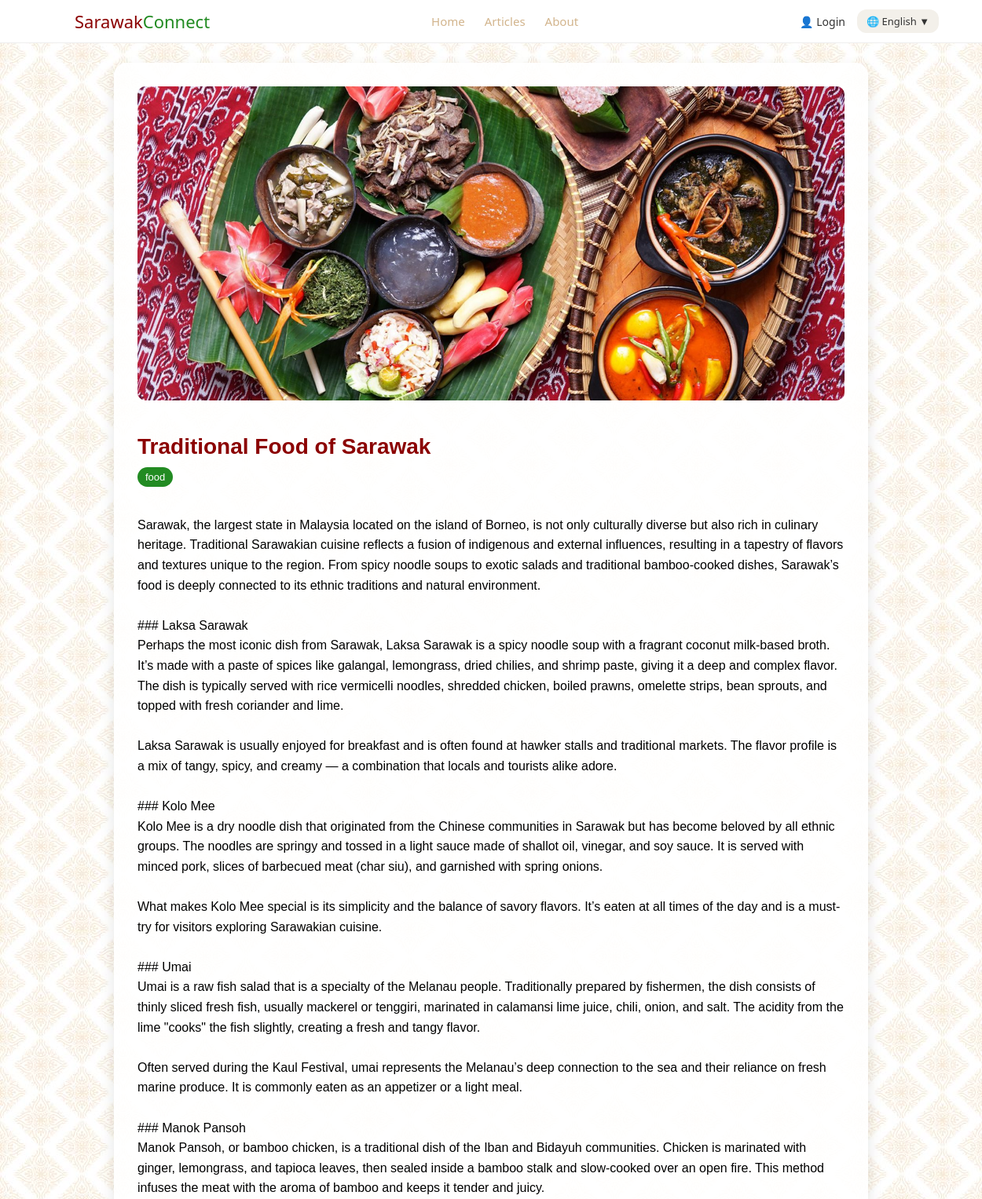
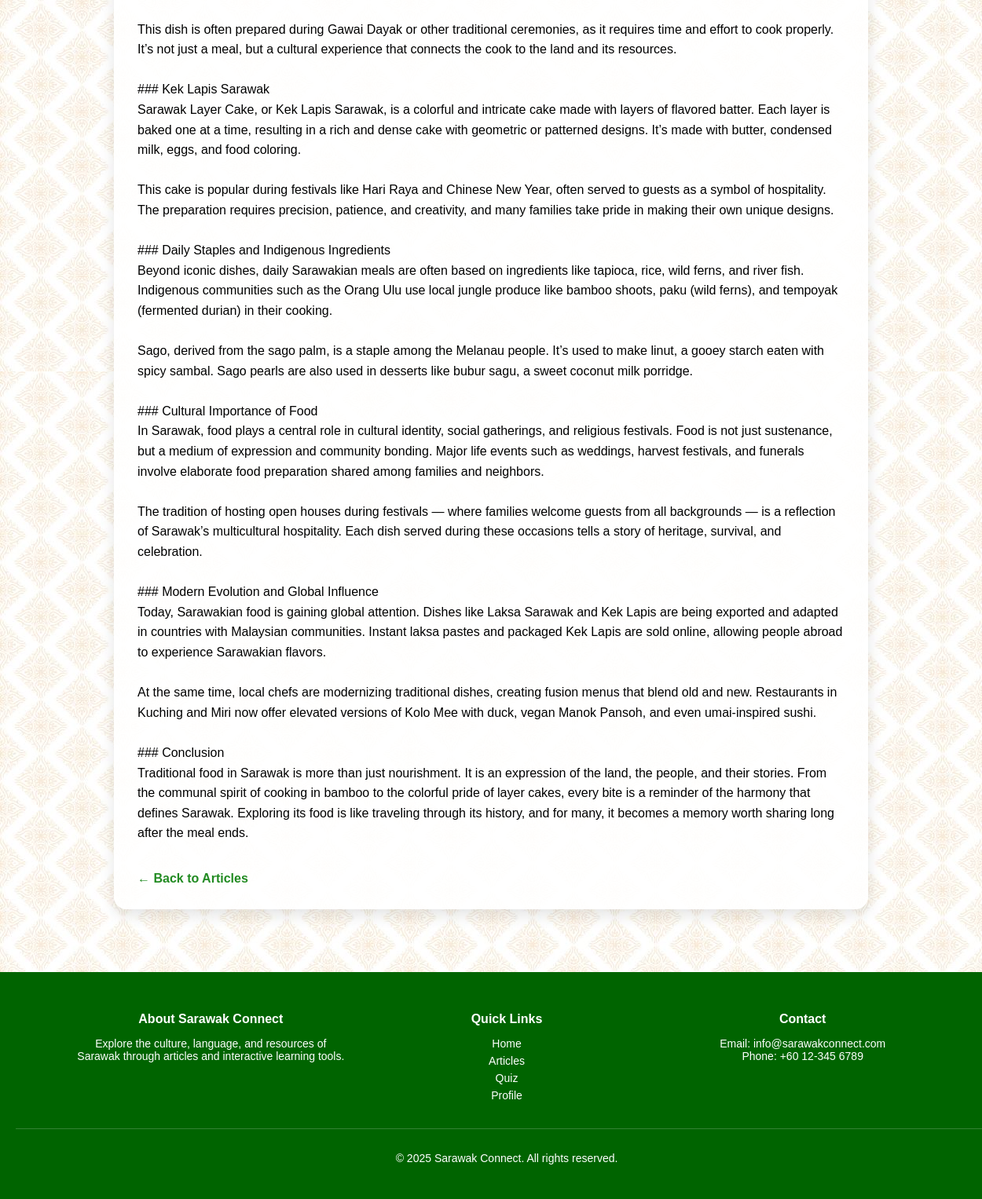
Page /article.php?id=2 on the committed database (2 pictures, top to bottom).
### tables this page shows
CREATE TABLE `articles` (
  `id` int(11) NOT NULL,
  `image` varchar(255) DEFAULT NULL,
  `tag` varchar(50) DEFAULT NULL,
  `title_en` varchar(255) DEFAULT NULL,
  `title_my` varchar(255) DEFAULT NULL,
  `title_zh` varchar(255) DEFAULT NULL,
  `content_en` text DEFAULT NULL,
  `content_my` text DEFAULT NULL,
  `content_zh` text DEFAULT NULL
);

### article.php (the view, shortened to what this page needs)
<?php
include('includes/db_connect.php');
include('includes/header.php');
$title_field = 'title_en';
$content_field = 'content_en';
$article_id = isset($_GET['id']) && is_numeric($_GET['id']) ? (int) $_GET['id'] : null;
$stmt = $conn->prepare("SELECT $title_field AS title, $content_field AS content, image, tag FROM articles WHERE id = ?");
$stmt->bind_param("i", $article_id);
$stmt->execute();
$result = $stmt->get_result();
if (!$article = $result->fetch_assoc()) {
    echo "<div class='content-center'><h2>Article not found.</h2></div>";
    include('includes/footer.php');
    exit;
}
?>
<div class="article-detail">
  <div class="article-image">
    <img src="images/<?php echo htmlspecialchars($article['image']); ?>" alt="<?php echo htmlspecialchars($article['title']); ?>">
  </div>
  <div class="article-content-full">
    <h1><?php echo htmlspecialchars($article['title']); ?></h1>
    <span class="article-tag"><?php echo htmlspecialchars($article['tag']); ?></span>
    <p><?php echo nl2br(htmlspecialchars($article['content'])); ?></p>
    <a href="articles.php" class="back-link">← Back to Articles</a>
  </div>
</div>
<?php include('includes/footer.php'); ?>

### css/style.css (style rules this page uses)
body { font-family: Arial, sans-serif; background-color: #f5f5dc; background-image: url('../images/bg.jpg'); background-repeat: repeat; background-size: auto; margin: 0; padding: 0; min-height: 100vh; display: flex; flex-direction: column; }
html, body { height: 100%; margin: 0; padding: 0; flex-direction: column; }
.article-tag { display: inline-block; background-color: #228B22; color: white; font-size: 12px; padding: 4px 8px; border-radius: 20px; margin-bottom: 8px; }
.article-detail { max-width: 900px; margin: 80px auto; padding: 30px; background-color: rgba(255, 255, 255, 0.9); border-radius: 16px; box-shadow: 0 8px 18px rgba(0,0,0,0.1); animation: fadeInUp 0.5s ease forwards; }
.article-image img { width: 100%; max-height: 400px; object-fit: cover; border-radius: 10px; margin-bottom: 20px; }
.article-content-full h1 { font-size: 28px; margin-bottom: 10px; color: #8B0000; }
.article-content-full .article-tag { display: inline-block; background-color: #228B22; color: white; font-size: 13px; padding: 5px 10px; border-radius: 16px; margin-bottom: 20px; }
.article-content-full p { font-size: 16px; line-height: 1.6; }
.back-link { display: inline-block; margin-top: 20px; color: #228B22; font-weight: bold; text-decoration: none; }

### rows in the picture
articles: image (picture), title_en "Traditional Food of Sarawak", tag "food", content_en "Sarawak, the largest state in Malaysia located on the island of Borneo, is not only culturally diverse but also rich in culinary heritage. Traditional Sarawakian cuisine reflects a fusion of indigenous and external influences, resulting in a tapestry of flavors and textures unique to the region. From spicy noodle soups to exotic salads and traditional bamboo-cooked dishes, Sarawak’s food is deeply connected to its ethnic traditions and natural environment. ### Laksa Sarawak Perhaps the most iconic dish from Sarawak, Laksa Sarawak is a spicy noodle soup with a fragrant coconut milk-based broth. It’s made with a paste of spices like galangal, lemongrass, dried chilies, and shrimp paste,…"

### other values in the picture
$nav['home'] "Home"
$nav['articles'] "Articles"
$nav['about'] "About"
$lang "English"
$footer['about'] "About Sarawak Connect"
$footer['desc'] "Explore the culture, language, and resources of Sarawak through articles and interactive learning tools."
$footer['quick'] "Quick Links"
$nav['profile'] "Profile"
$footer['contact'] "Contact"
$footer['rights'] "All rights reserved."
